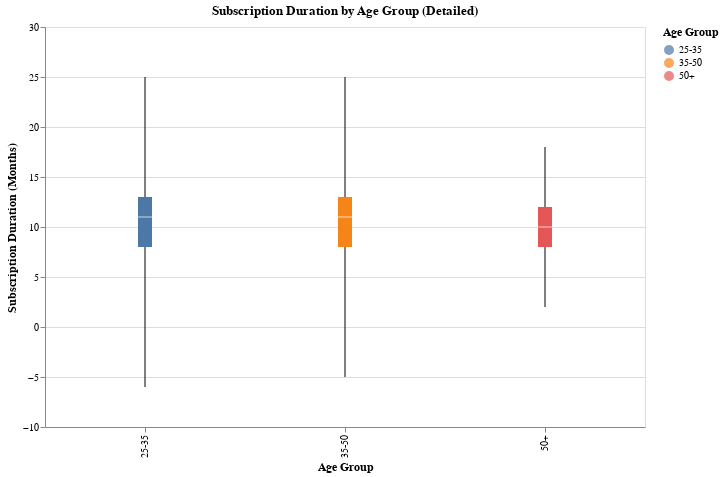

Notebook source saved alongside this figure:
### Code cell
# Create a more detailed box plot for Subscription Duration by Age Group with median and outliers
enhanced_duration_age_chart = alt.Chart(netflix_userbase_df).mark_boxplot(extent='min-max').encode(
    x=alt.X('Age Group:N', title='Age Group'),
    y=alt.Y('Duration (Months):Q', title='Subscription Duration (Months)'),
    color=alt.Color('Age Group:N', legend=alt.Legend(title='Age Group')),
    tooltip=['Age Group', 'Duration (Months):Q', alt.Tooltip('median(Duration (Months)):Q', title='Median Duration')]
).properties(
    title='Subscription Duration by Age Group (Detailed)',
    width=600,
    height=400
).configure_axis(
    titleFontSize=12,
    labelFontSize=10
).configure_legend(
    titleFontSize=12,
    labelFontSize=10
)

enhanced_duration_age_chart

### Figure 1 — Vega-Lite specification as saved in the notebook (floating-point values rounded to 4 significant figures; data arrays with more than 128 entries replaced by an {"elided": "..."} marker saying what was removed)
{"config": {"view": {"continuousWidth": 300, "continuousHeight": 300}, "axis": {"labelFontSize": 10, "titleFontSize": 12}, "legend": {"labelFontSize": 10, "titleFontSize": 12}}, "data": {"name": "data-4512901dd44e3b66e5d63e7bc5c1b518"}, "mark": {"type": "boxplot", "extent": "min-max"}, "encoding": {"color": {"field": "Age Group", "legend": {"title": "Age Group"}, "type": "nominal"}, "tooltip": [{"field": "Age Group", "type": "ordinal"}, {"field": "Duration (Months)", "type": "quantitative"}, {"aggregate": "median", "field": "Duration (Months)", "title": "Median Duration", "type": "quantitative"}], "x": {"field": "Age Group", "title": "Age Group", "type": "nominal"}, "y": {"field": "Duration (Months)", "title": "Subscription Duration (Months)", "type": "quantitative"}}, "height": 400, "title": "Subscription Duration by Age Group (Detailed)", "width": 600, "$schema": "https://vega.github.io/schema/vega-lite/v5.8.0.json", "datasets": {"data-4512901dd44e3b66e5d63e7bc5c1b518": {"elided": "2500 records"}}}
